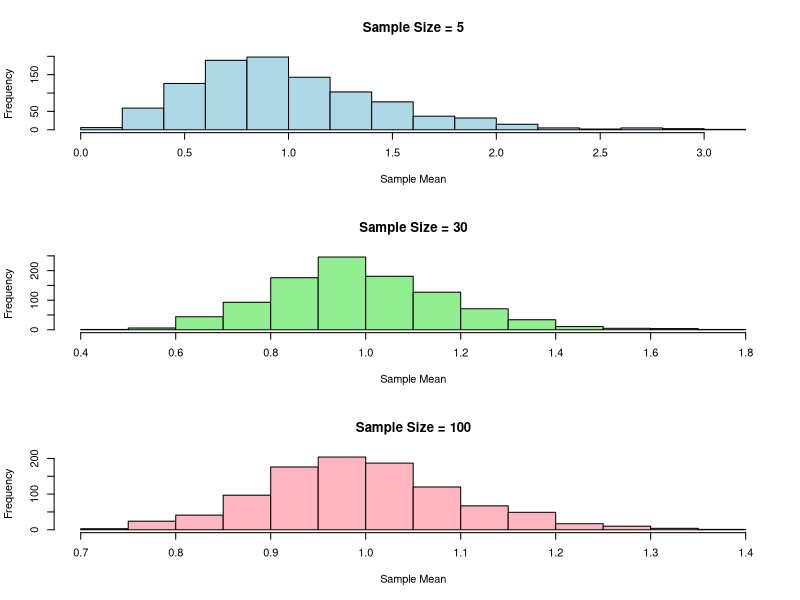

R code for this plot:
set.seed(1)

# Population distribution (exponential)
pop <- rexp(10000)

# Sample means for different sample sizes
mean1 <- replicate(1000, mean(sample(pop, 5)))
mean2 <- replicate(1000, mean(sample(pop, 30)))
mean3 <- replicate(1000, mean(sample(pop, 100)))

# Plot histograms
par(mfrow=c(3,1))

hist(mean1, col="lightblue", main="Sample Size = 5", xlab="Sample Mean")

hist(mean2, col="lightgreen", main="Sample Size = 30", xlab="Sample Mean")

hist(mean3, col="lightpink", main="Sample Size = 100", xlab="Sample Mean")
